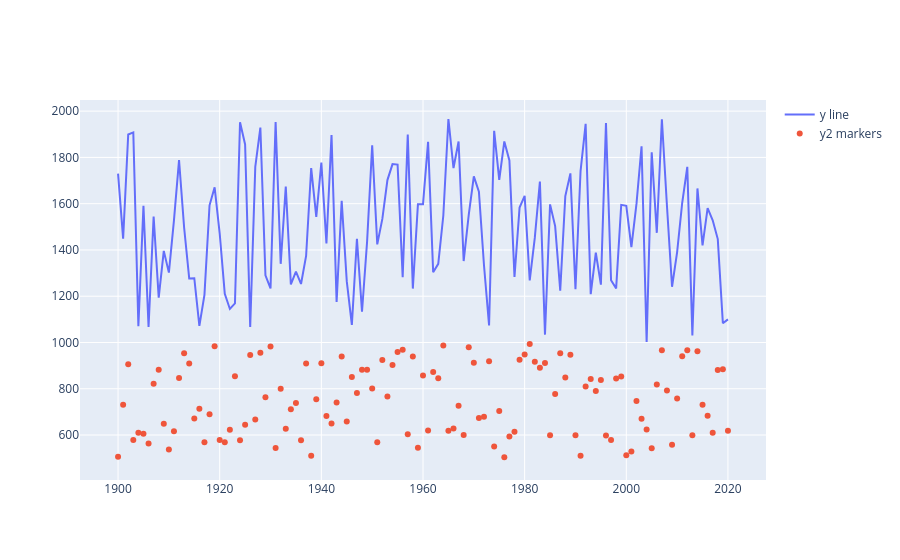

The cell this chart's notebook holds for it:
### Markdown cell above
Po utworzeniu obiektu Figure i przypisaniu go do zmiennej fig, wywołujemy na nim metodę add_trace, co jest równoznaczne z dodaniem kolejnego trace0, trace1, trace2 do listy przypisanej do zmiennej data

### Code cell
# Wykres liniowy
fig.add_trace(go.Scatter(x=x,y=y,name='y line'))

# Wykres punktowy
fig.add_trace(go.Scatter(x=x,y=y2,name='y2 markers',mode='markers'))
